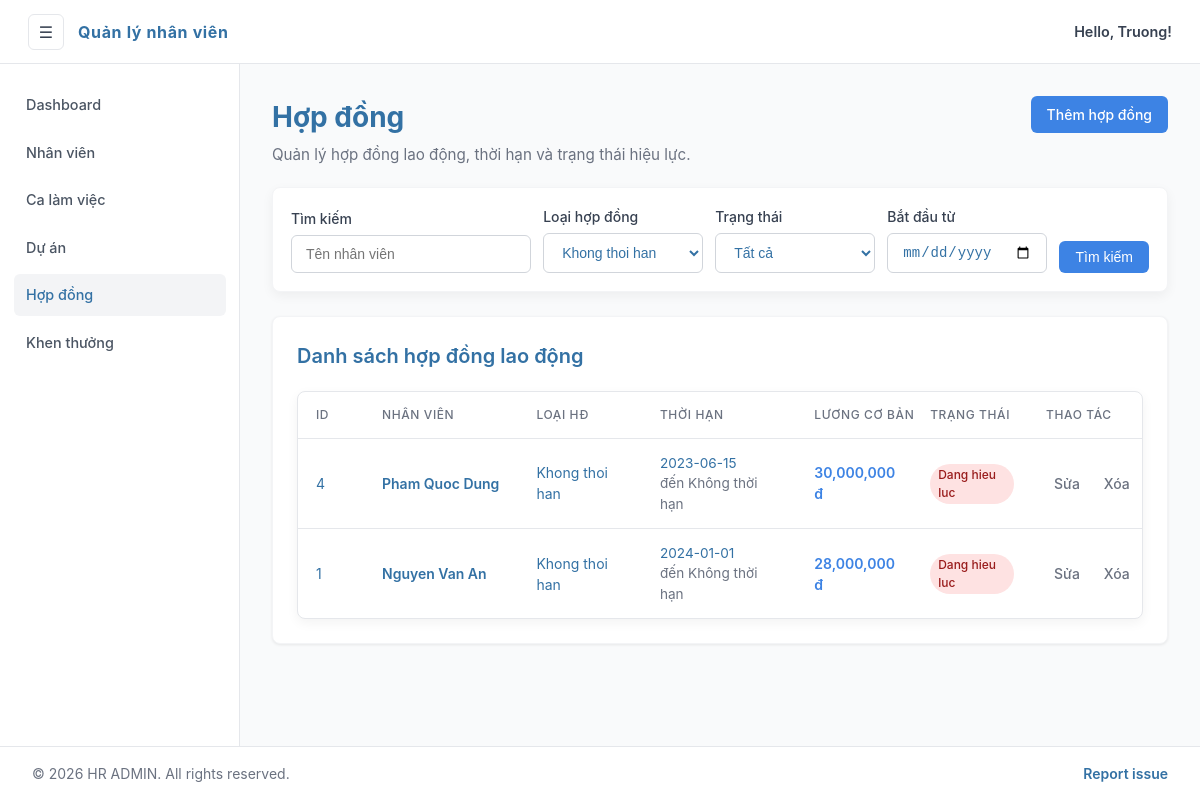
The app's page /php-web/hop_dong/index.php?loai_hop_dong=Khong thoi han with its own data.
### tables this page shows
CREATE TABLE IF NOT EXISTS Hop_dong_lao_dong (
    id INT AUTO_INCREMENT PRIMARY KEY,
    id_nhan_vien INT NOT NULL,
    loai_hop_dong VARCHAR(100),
    ngay_bat_dau DATE NOT NULL,
    ngay_ket_thuc DATE,
    luong_co_ban DECIMAL(15, 2),
    trang_thai VARCHAR(50) DEFAULT 'Đang hiệu lực',
    FOREIGN KEY (id_nhan_vien) REFERENCES Nhan_vien(id) ON DELETE CASCADE
);

CREATE TABLE IF NOT EXISTS Nhan_vien (
    id INT AUTO_INCREMENT PRIMARY KEY,
    ten VARCHAR(255) NOT NULL,
    sdt VARCHAR(15),
    email VARCHAR(255),
    dia_chi TEXT,
    ngay_sinh DATE,
    gioi_tinh VARCHAR(10),
    phong_ban VARCHAR(100),
    chuc_vu VARCHAR(100),
    truong_ban BOOLEAN DEFAULT FALSE,
    luong DECIMAL(15, 2)
);

### php-web/hop_dong/index.php (the view, shortened to what this page needs)
<?php
require_once '../includes/db_connect.php';
$keyword = trim($_GET['q'] ?? '');
$contract_type = trim($_GET['loai_hop_dong'] ?? '');
$date_from = trim($_GET['date_from'] ?? '');
$types_result = $mysqli->query("SELECT DISTINCT loai_hop_dong FROM Hop_dong_lao_dong WHERE loai_hop_dong IS NOT NULL AND loai_hop_dong <> '' ORDER BY loai_hop_dong");
$contract_types = $types_result ? $types_result->fetch_all(MYSQLI_ASSOC) : [];
$sql = "SELECT Hop_dong_lao_dong.*, Nhan_vien.ten FROM Hop_dong_lao_dong JOIN Nhan_vien ON Hop_dong_lao_dong.id_nhan_vien = Nhan_vien.id WHERE 1=1";
$params = [];
$types = "";
if ($contract_type !== '') {
  $sql .= " AND Hop_dong_lao_dong.loai_hop_dong = ?";
  $params[] = $contract_type;
  $types .= "s";
}
$sql .= " ORDER BY Hop_dong_lao_dong.id DESC";
if ($params) {
  $stmt = $mysqli->prepare($sql);
  $stmt->bind_param($types, ...$params);
  $stmt->execute();
  $contracts = $stmt->get_result()->fetch_all(MYSQLI_ASSOC);
} else {
  $contracts = $mysqli->query($sql)->fetch_all(MYSQLI_ASSOC);
}
include '../includes/header.php';
?>
<div class="page-heading">
  <div>
    <h1>Hợp đồng</h1>
    <p>Quản lý hợp đồng lao động, thời hạn và trạng thái hiệu lực.</p>
  </div>
  <a href="them.php" class="btn btn-primary">Thêm hợp đồng</a>
</div>
<div class="filters-card">
  <form method="GET" class="filters-form">
    <div class="form-group">
      <label>Tìm kiếm</label>
      <input type="text" name="q" class="form-control" value="<?= htmlspecialchars($keyword) ?>" placeholder="Tên nhân viên">
    </div>
    <div class="form-group">
      <label>Loại hợp đồng</label>
      <select name="loai_hop_dong" class="form-control">
        <?php foreach ($contract_types as $type): ?>
          <option value="<?= htmlspecialchars($type['loai_hop_dong']) ?>" <?= $contract_type === $type['loai_hop_dong'] ? 'selected' : '' ?>>
            <?= htmlspecialchars($type['loai_hop_dong']) ?>
          </option>
        <?php endforeach; ?>
      </select>
    </div>
    <div class="form-group">
      <label>Trạng thái</label>
      <select name="trang_thai" class="form-control">
        <option value="">Tất cả</option>
      </select>
    </div>
    <div class="form-group">
      <label>Bắt đầu từ</label>
      <input type="date" name="date_from" class="form-control" value="<?= htmlspecialchars($date_from) ?>">
    </div>
    <button type="submit" class="btn btn-primary">Tìm kiếm</button>
  </form>
</div>
<div class="card">
  <div class="card-header">
    <h2>Danh sách hợp đồng lao động</h2>
  </div>
  <div class="table-container">
    <table>
      <thead>
        <tr>
          <th>ID</th>
          <th>Nhân viên</th>
          <th>Loại HĐ</th>
          <th>Thời hạn</th>
          <th>Lương cơ bản</th>
          <th>Trạng thái</th>
          <th>Thao tác</th>
        </tr>
      </thead>
      <tbody>
        <?php foreach ($contracts as $c): ?>
          <tr>
            <td><?= $c['id'] ?></td>
            <td><div class="text-strong"><?= htmlspecialchars($c['ten']) ?></div></td>
            <td><?= htmlspecialchars($c['loai_hop_dong']) ?></td>
            <td>
              <div class="text-small"><?= $c['ngay_bat_dau'] ?></div>
              <div class="text-small-muted">đến <?= $c['ngay_ket_thuc'] ?: 'Không thời hạn' ?></div>
            </td>
            <td class="text-primary-strong"><?= number_format((float) $c['luong_co_ban']) ?> đ</td>
            <td>
              <span class="badge <?= $c['trang_thai'] == 'Đang hiệu lực' ? 'badge-success' : 'badge-danger' ?>">
                <?= htmlspecialchars($c['trang_thai']) ?>
              </span>
            </td>
            <td>
              <div class="actions-row">
                <a href="sua.php?id=<?= $c['id'] ?>" class="btn btn-success">Sửa</a>
                <a href="xoa.php?id=<?= $c['id'] ?>" class="btn btn-danger" onclick="return confirm('Xóa hợp đồng này?')">Xóa</a>
              </div>
            </td>
          </tr>
        <?php endforeach; ?>
      </tbody>
    </table>
  </div>
</div>
<?php include '../includes/footer.php'; ?>

### records on screen
hop_dong_lao_dong: id "4", id_nhan_vien.ten "Pham Quoc Dung", loai_hop_dong "Khong thoi han", ngay_bat_dau "2023-06-15", ngay_ket_thuc "Không thời hạn", luong_co_ban "30,000,000", trang_thai "Dang hieu luc"
hop_dong_lao_dong: id "1", id_nhan_vien.ten "Nguyen Van An", loai_hop_dong "Khong thoi han", ngay_bat_dau "2024-01-01", ngay_ket_thuc "Không thời hạn", luong_co_ban "28,000,000", trang_thai "Dang hieu luc"

### other values on screen
$item['label'] "Dashboard"
$item['label'] "Nhân viên"
$item['label'] "Ca làm việc"
$item['label'] "Dự án"
$item['label'] "Hợp đồng"
$item['label'] "Khen thưởng"
form field loai_hop_dong "Khong thoi han"
